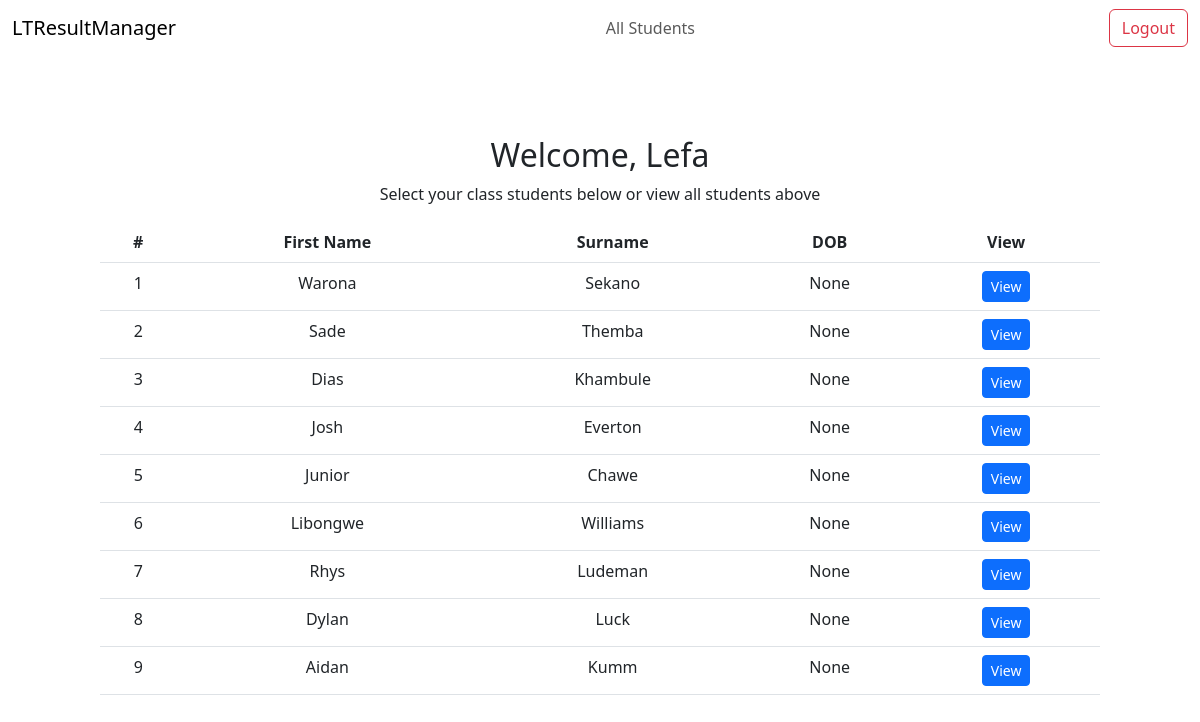
Page /teachers/home (signed in) on the earlier database version.
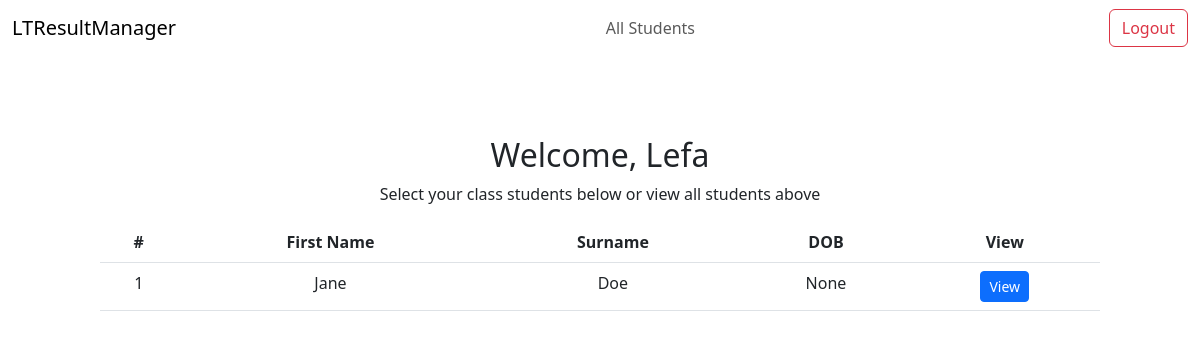
Same page on the later database version.
### main/models.py (models this page shows, shortened)
class Student(models.Model):
    first_name = models.CharField(max_length=50)
    surname = models.CharField(max_length=50)
    dob = models.DateField(blank=True, null=True)
    grade = models.CharField(max_length=10, choices=GRADE_CHOICES)
    class_teacher = models.ForeignKey(
        "Teacher", on_delete=models.SET_NULL, null=True, related_name='class_students')
    subjects = models.ManyToManyField(
        "Subject", related_name='subject_students', blank=True)
    profile_pic = models.ImageField(
        upload_to='student_pics/', blank=True, null=True)

### main/views.py (the view)
# urls.py: path("teachers/home", views.teacher_home, name="teacher_home"),
@login_required
def teacher_home(request):
    try:
        teacher = Teacher.objects.get(user=request.user)
        students = Student.objects.filter(class_teacher=teacher)
    except Teacher.DoesNotExist:
        students = []
    return render(request, 'main/teacher_home.html', {
        'students': students
    })

### main/templates/main/teacher_home.html (shortened to what this page needs)
{% extends 'main/base.html' %}
{% block content %}
<div style="margin-top: 80px; text-align: center;">
    <h2>Welcome, {{ request.user.username }}</h2>
    <p>Select your class students below or view all students above</p>
    {% if students %}
  <div class="table-container">
  <div class="table-responsive" >
    <table class="table student-table">
      <thead class="bg-dark text-white">
        <tr>
          <th>#</th>
          <th>First Name</th>
          <th>Surname</th>
          <th>DOB</th>
          <th>View</th>
        </tr>
      </thead>
      <tbody>
        {% for student in students %}
          <tr class="d-none d-md-table-row">
                  <td>{{ forloop.counter }}</td>
                  <td>{{ student.first_name }}</td>
                  <td>{{ student.surname }}</td>
                  <td>{{ student.dob }}</td>
                  <td><a href="{% url 'student' student.id %}" class="btn btn-sm btn-primary">View</a></td>
          </tr>
       {% endfor %}
      </tbody>
    </table>
    </div>
  </div>
    {% else %}
    <p>You don’t have any students assigned to your class.</p>
    {% endif %}
</div>
{% endblock %}

Differences in the rows shown:
removed Student: first_name "Sade", surname "Themba", dob "None"
removed Student: first_name "Dias", surname "Khambule", dob "None"
removed Student: first_name "Josh", surname "Everton", dob "None"
removed Student: first_name "Junior", surname "Chawe", dob "None"
removed Student: first_name "Libongwe", surname "Williams", dob "None"
removed Student: first_name "Rhys", surname "Ludeman", dob "None"
removed Student: first_name "Dylan", surname "Luck", dob "None"
removed Student: first_name "Aidan", surname "Kumm", dob "None"
changed Student "None": first_name "Warona" → "Jane"; surname "Sekano" → "Doe"
